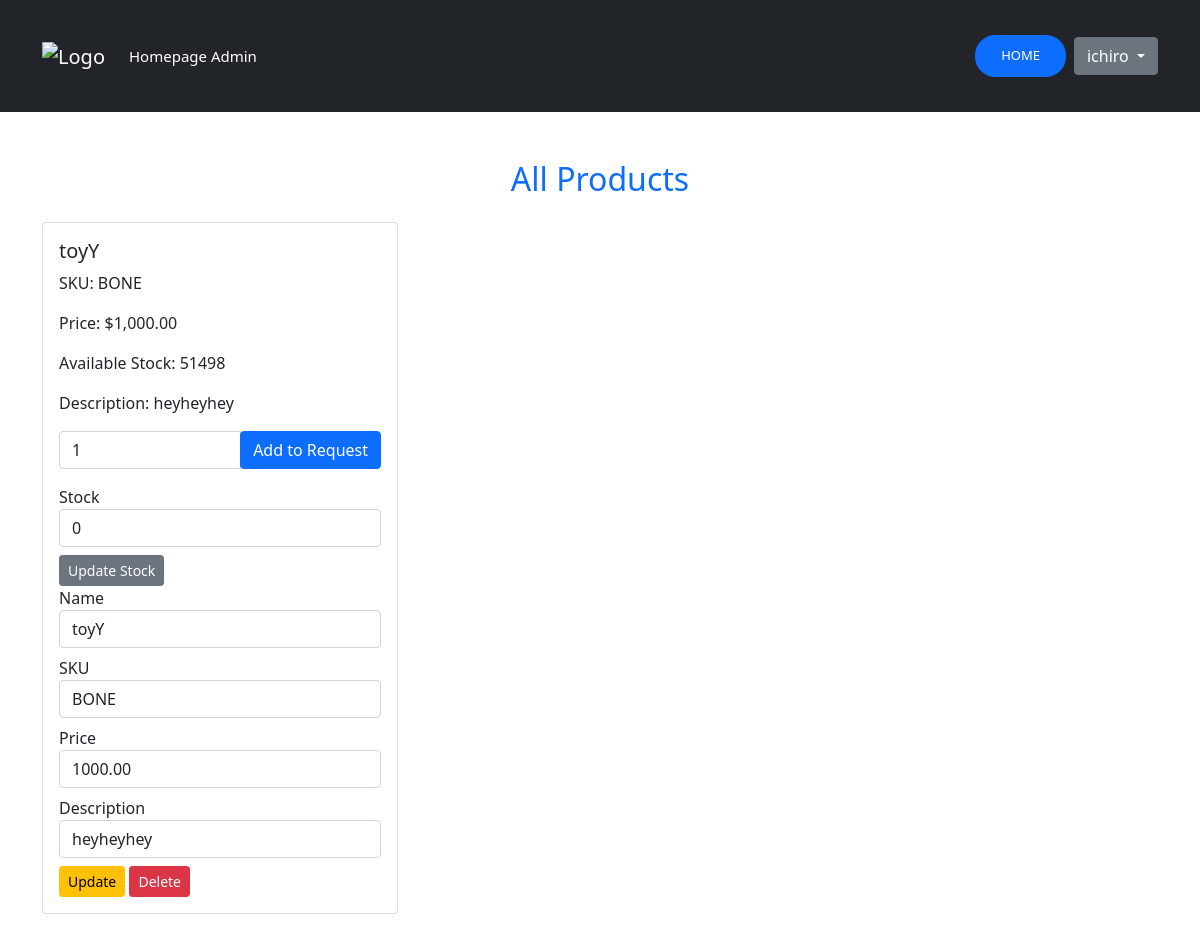
Before: /requested_inventory/requested_inventory/ (signed in) with the older database file.
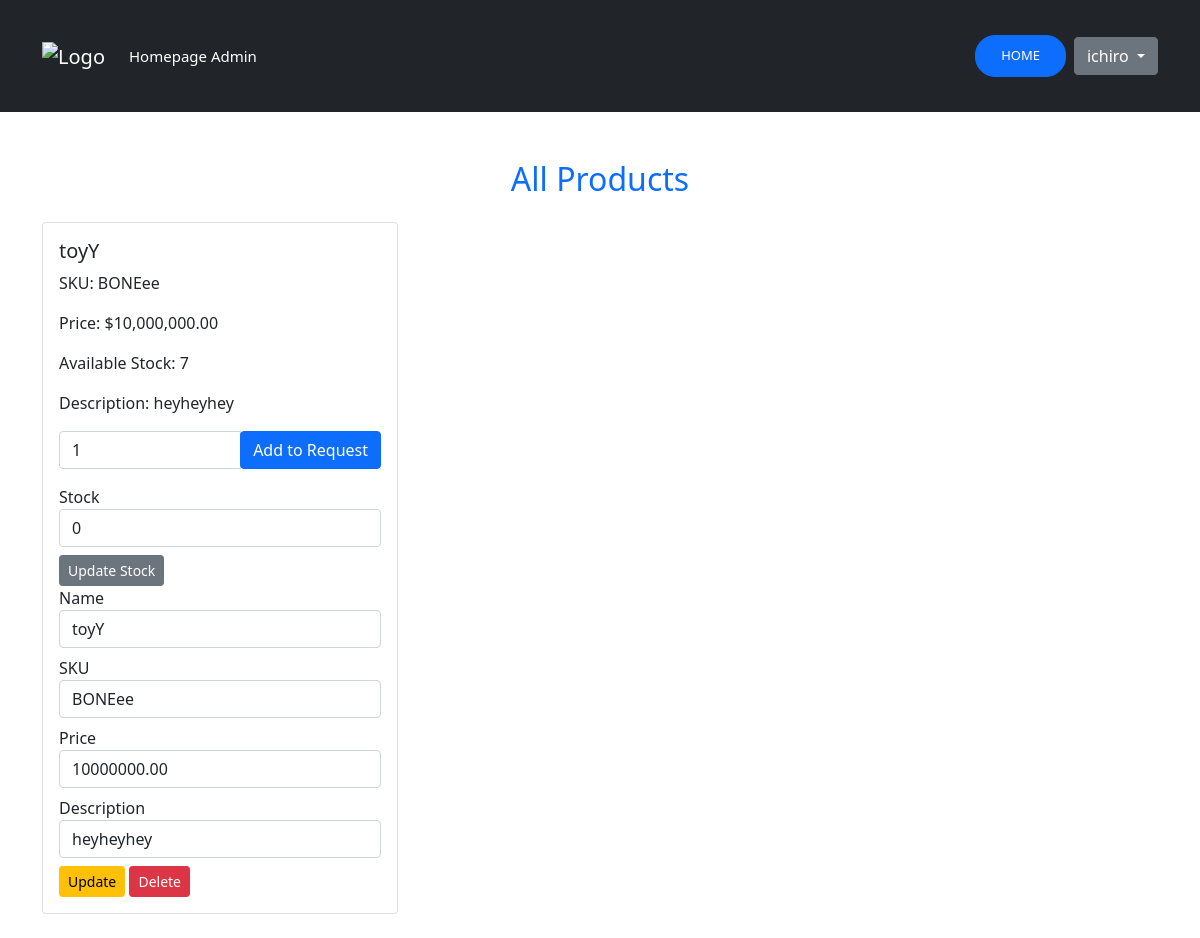
After: the same page with the newer database file.
### requested_inventory/models.py (models this page shows, shortened)
class Product(models.Model):
    name = models.CharField(max_length=255)
    sku = models.CharField(max_length=100, unique=True)
    description = models.TextField(blank=True, null=True)
    price = models.DecimalField(max_digits=10, decimal_places=2)
    quantity = models.IntegerField(default=0)  # Track available stock

### requested_inventory/views.py (the view)
# urls.py: path('requested_inventory/', include('requested_inventory.urls')),
@login_required
def requested_inventory(request):
    products = Product.objects.all()  # Get all available products
    return render(request, 'inventory/requested_inventory.html', {
        'products': products
    })

### templates/inventory/requested_inventory.html (shortened to what this page needs)
{% extends 'users/base.html' %}
{% block content %}
<div class="container mt-5">
    <h2 class="mb-4 text-center text-primary">All Products</h2>
    <div class="row">
        {% for product in products %}
        <div class="col-md-4 mb-4">
            <div class="card">
                <div class="card-body">
                    <h5 class="card-title">{{ product.name }}</h5>
                    <p class="card-text">SKU: {{ product.sku }}</p>
                    <p class="card-text formatted-price" data-price="{{ product.price }}">Price: ${{ product.price|floatformat:2 }}</p>
                    <p class="card-text">Available Stock: {{ product.quantity }}</p>
                    <p class="card-text">Description: {{ product.description }}</p>
                    <form method="POST" action="{% url 'add_product_request' %}" onsubmit="return validateQuantity(this, {{ product.quantity }});">
                        <div class="input-group mb-2">
                            <input type="number" name="quantity" class="form-control quantity-input" data-price="{{ product.price }}" min="1" value="1" required>
                            <div class="input-group-append">
                                <button type="submit" class="btn btn-primary">Add to Request</button>
                            </div>
                        </div>
                    </form>
                    {% if user.is_superuser %}
                    <form method="POST" action="{% url 'update_stock' product.id %}" class="d-inline">
                        <div class="form-group mb-2">
                            <span class="ml-2">Stock</span>
                            <input type="number" name="stock_change" class="form-control" min="-{{ product.quantity }}" value="0" required placeholder="Change Stock">
                        </div>
                        <button type="submit" class="btn btn-secondary btn-sm">Update Stock</button>
                    </form>
                    <form method="POST" action="{% url 'update_product' product.id %}" class="d-inline">
                        <div class="form-group mb-2">
                            <span class="ml-2">Name</span>
                            <input type="text" name="name" class="form-control" value="{{ product.name }}" required placeholder="Name">
                        </div>
                        <div class="form-group mb-2">
                            <span class="ml-2">SKU</span>
                            <input type="text" name="sku" class="form-control" value="{{ product.sku }}" required placeholder="SKU">
                        </div>
                        <div class="form-group mb-2">
                            <span class="ml-2">Price</span>
                            <input type="number" name="price" class="form-control" value="{{ product.price }}" min="0.01" step="0.01" required placeholder="Price">
                        </div>
                        <div class="form-group mb-2">
                             <span class="ml-2">Description</span>
                            <input type="text" name="description" class="form-control" value="{{ product.description }}" placeholder="Description" required>
                        </div>
                        <button type="submit" class="btn btn-warning btn-sm">Update</button>
                    </form>
                    <form method="POST" action="{% url 'delete_product' product.id %}" class="d-inline" onsubmit="return confirm('Are you sure you want to delete this product?');">
                        <button type="submit" class="btn btn-danger btn-sm">Delete</button>
                    </form>
                    {% endif %}
                </div>
            </div>
        </div>
        {% empty %}
        <p class="text-center">No products available.</p>
        {% endfor %}
    </div>
</div>
{% endblock %}

Changed rows visible on the page:
changed Product "toyY": sku "BONE" → "BONEee"; quantity "51498" → "7"; price "1000.00" → "10000000.00"
Other visible differences:
text written by a page script: "Price: $1,000.00" → "Price: $10,000,000.00"
